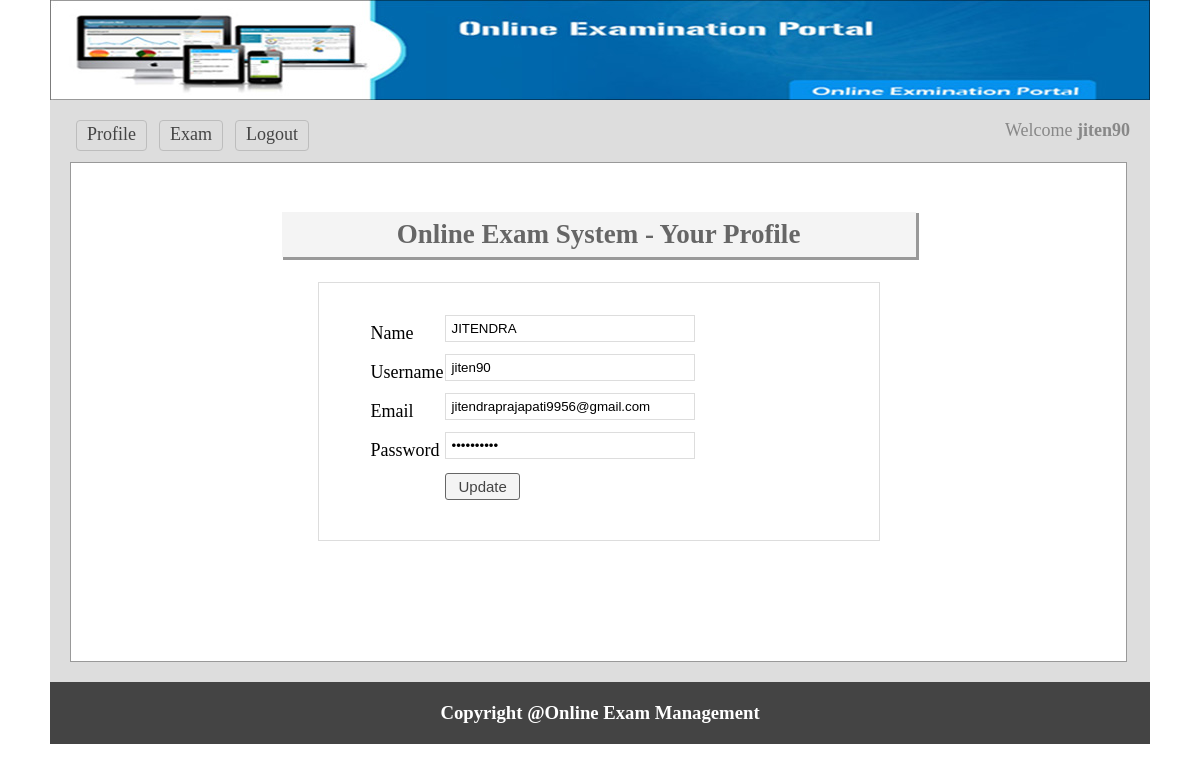
Page /profile.php (signed in) on the committed database.
### tables this page shows
CREATE TABLE `tbl_user` (
  `userId` int(11) NOT NULL,
  `name` varchar(50) NOT NULL,
  `username` varchar(30) NOT NULL,
  `password` varchar(32) NOT NULL,
  `email` varchar(255) NOT NULL,
  `status` int(11) NOT NULL DEFAULT 0
);

### classes/User.php (called while the page is built, shortened)
<?php
$filepath = realpath(dirname(__FILE__));
include_once ($filepath.'/../lib/Session.php');
include_once ($filepath.'/../lib/Database.php');
class User{
    private $db;
    public function __construct(){
        $this->db = new Database();
    }
    public function getUserData($userId){
        $query = "SELECT * FROM tbl_user WHERE userId = '$userId'";
        $result = $this->db->select($query);
        return $result;
    }
}
?>

### lib/Database.php (called while the page is built, shortened)
<?php
Class Database{
	public $host   = DB_HOST;
	public $user   = DB_USER;
	public $pass   = DB_PASS;
	public $dbname = DB_NAME;
	public $link;
	private function connectDB(){
	$this->link = new mysqli($this->host, $this->user, $this->pass, $this->dbname);
 }
	public function select($query){
		$result = $this->link->query($query) or die($this->link->error.__LINE__);
		if($result->num_rows > 0){
			return $result;
		} else {
			return false;
		}
	}
}

### lib/Session.php (called while the page is built, shortened)
<?php
class Session{
	 public static function get($key){
	 	if (isset($_SESSION[$key])) {
	 		return $_SESSION[$key];
	 	} else {
	 		return false;
	 	}
	 }
}
?>

### profile.php (the view, shortened to what this page needs)
<?php include 'inc/header.php'; ?>
<?php
  $userId = Session::get("userId");
?>
    <div class="main">
        <h1>Online Exam System - Your Profile</h1>
        <div class="profile">
            <form action="" method="post">
                <?php
                $getData = $usr->getUserData($userId);
                if($getData){
                    $result = $getData->fetch_assoc();
                ?>
                <table class="tbl">
                    <tr>
                        <td>Name</td>
                        <td><input name="name" type="text" value="<?php echo $result['name'] ?>" ></td>
                    </tr>
                    <tr>
                        <td>Username</td>
                        <td><input name="username" type="text" value="<?php echo $result['username'] ?>" ></td>
                    </tr>
                    <tr>
                        <td>Email</td>
                        <td><input name="email" type="text" value="<?php echo $result['email'] ?>" ></td>
                    </tr>
                    <tr>
                        <td>Password</td>
                        <td><input name="password" type="password" value="<?php echo $result['password'] ?>" ></td>
                    </tr>
                    <tr>
                        <td></td>
                        <td class="button_class"><input type="submit" value="Update">
                        </td>
                    </tr>
                </table>
                <?php } ?>
            </form>
    </div>
 </div>
<?php include 'inc/footer.php'; ?>

### css/main.css (style rules this page uses)
* { margin:0;padding:0;outline:none }
body { font-family:verdana }
input[type="text"], input[type="password"] { border: 1px solid #ddd; margin-bottom: 10px; padding: 5px; width: 238px; }
input[type="submit"] { cursor: pointer; font-size: 15px; padding: 1px 10px; }
.main { background: #fff none repeat scroll 0 0; border: 1px solid #999; margin-top: 7px; min-height: 468px; padding: 15px; width: 1025px; }
.main h1 { background: #f4f4f4 none repeat scroll 0 0; box-shadow: 2px 2px 0 1px #999; color: #666; margin: 34px auto 25px; padding: 7px; text-align: center; width: 620px; }
.profile { width: 460px; margin: 0 auto; border: 1px solid #ddd; padding: 30px 50px 38px; }
.button_class input { background: #f4f4f4 none repeat scroll 0 0; border: 1px solid #666666; color: #444444; display: compact; margin-top: 2px; padding: 4px 12px; text-align: center; text-decoration: none; border-radius: 3px; }

### rows in the picture
tbl_user: name "JITENDRA", username "jiten90", email "jitendraprajapati9956@gmail.com"

### other values in the picture
Session::get("username") "jiten90"
